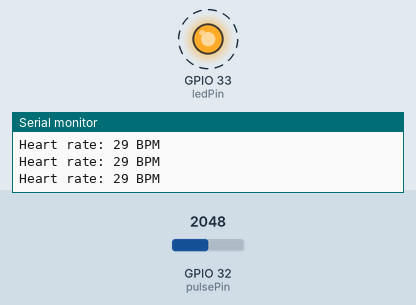
Bench run of a sketch on a simulated ESP32. Shown: output pins drawn as LEDs (lit = HIGH), the last lines printed to the serial monitor. Dashed ring = blinking. The test bench sets the inputs (shaded band); at power-on: GPIO 32 (pulsePin) = 2048. WiFi joins after 1.5 s; servers stay silent unless stated.

Above: at 3.55 s.
3.6 s: GPIO 32 (pulsePin) set to 640
6.6 s: GPIO 32 (pulsePin) set to 556
At 7.8 s:
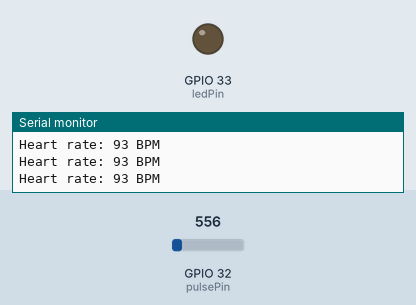
8.1 s: GPIO 32 (pulsePin) set to 1228
At 11.0 s:
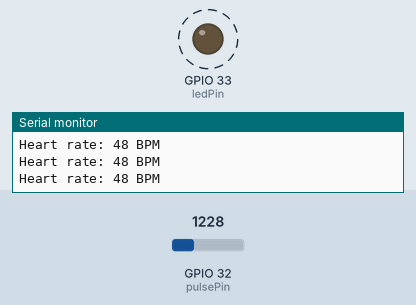
11.1 s: GPIO 32 (pulsePin) set to 560
At 11.7 s:
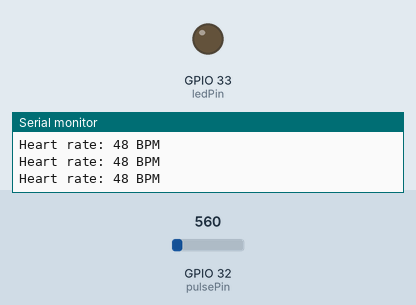
Timing chart, 0 to 13.6 s (numbered marks = the images above; inputs shaded):
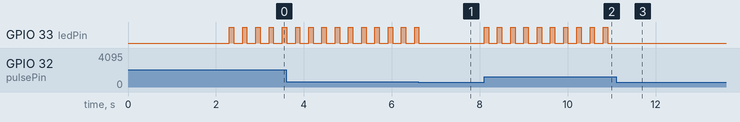

Measured:
- the behaviour switches between 601 and 600 on GPIO 32 (pulsePin) (found by bisection; images 0 and 1)
- after the input at 6.6 s, GPIO 33 (ledPin): goes on until 6.6 s, then stays LOW
- after the input at 8.1 s, GPIO 33 (ledPin): alternates HIGH for 0.10 s and LOW for 0.20 s, starting at once
- after the input at 11.1 s, GPIO 33 (ledPin): stops changing and stays LOW
- by itself, GPIO 33 (ledPin): alternates HIGH for 0.10 s and LOW for 0.20 s

The sketch:

Heart-rate-monitoring-with-ESP32.ino
```cpp
/*************************************************************

  You’ll need:
   - Blynk IoT app (download from App Store or Google Play)
   - ESP32 board
   - Decide how to connect to Blynk
     (USB, Ethernet, Wi-Fi, Bluetooth, ...)

  There is a bunch of great example sketches included to show you how to get
  started. Think of them as LEGO bricks  and combine them as you wish.
  For example, take the Ethernet Shield sketch and combine it with the
  Servo example, or choose a USB sketch and add a code from SendData
  example.
 *************************************************************/

/* Fill-in information from Blynk Device Info here */
/*************************************************************

  You’ll need:
   - Blynk IoT app (download from App Store or Google Play)
   - ESP32 board
   - Decide how to connect to Blynk
     (USB, Ethernet, Wi-Fi, Bluetooth, ...)

  There is a bunch of great example sketches included to show you how to get
  started. Think of them as LEGO bricks  and combine them as you wish.
  For example, take the Ethernet Shield sketch and combine it with the
  Servo example, or choose a USB sketch and add a code from SendData
  example.
 *************************************************************/

/* Fill-in information from Blynk Device Info here */
#define BLYNK_TEMPLATE_ID "TMPLGJA9F1s3"
#define BLYNK_TEMPLATE_NAME "IoT Based Rain monitoring systm"
#define BLYNK_AUTH_TOKEN "lcEfKwsoa_NLCfNmW3KWgomj4AL2f77p"

/* Comment this out to disable prints and save space */
#define BLYNK_PRINT Serial
#include <WiFi.h>
#include <WiFiClient.h>
#include <BlynkSimpleEsp32.h>

// Define the pulse sensor settings
const int pulsePin = 32; // the pulse sensor pin
const int ledPin = 33; // the LED pin
int pulseValue; // the pulse sensor value
int bpm; // the heart rate in beats per minute

// Your WiFi credentials.
// Set password to "" for open networks.
char auth[] = BLYNK_AUTH_TOKEN;
char ssid[] = "M&M";
char pass[] = "2291yogi";
BlynkTimer timer;

void setup()
 {
  // Start the serial communication
  Serial.begin(9600);

  // Connect to WiFi
  WiFi.begin(ssid, pass);
  while (WiFi.status() != WL_CONNECTED) {
    delay(1000);
    Serial.println("Connecting to WiFi...");
  }
  Serial.println("Connected to WiFi");

  // Connect to Blynk
  Blynk.begin(auth, ssid, pass);
  while (!Blynk.connected()) {
    Serial.println("Connecting to Blynk...");
    delay(1000);
  }
  Serial.println("Connected to Blynk");

  // Set up the pulse sensor
  pinMode(pulsePin, INPUT);
  pinMode(ledPin, OUTPUT);
  digitalWrite(ledPin, LOW);
}

void loop()
 {
  // Read the pulse sensor value
  pulseValue = analogRead(pulsePin);

  // Detect the pulse
  if (pulseValue > 600) {
    digitalWrite(ledPin, HIGH); // turn on the LED
    delay(100); // wait for a short time
    digitalWrite(ledPin, LOW); // turn off the LED
    bpm = 60000 / pulseValue; // calculate the heart rate in beats per minute
    Serial.print("Heart rate: ");
    Serial.print(bpm);
    Serial.println(" BPM");

    // Send the heart rate to Blynk
    Blynk.virtualWrite(V0, bpm);
    delay(200);

    // Print the heart rate on the serial monitor
    String message = "Heart rate: " + String(bpm) + " BPM";
    Serial.println(message);
  }

  // Run the Blynk loop
  Blynk.run();
}
```
